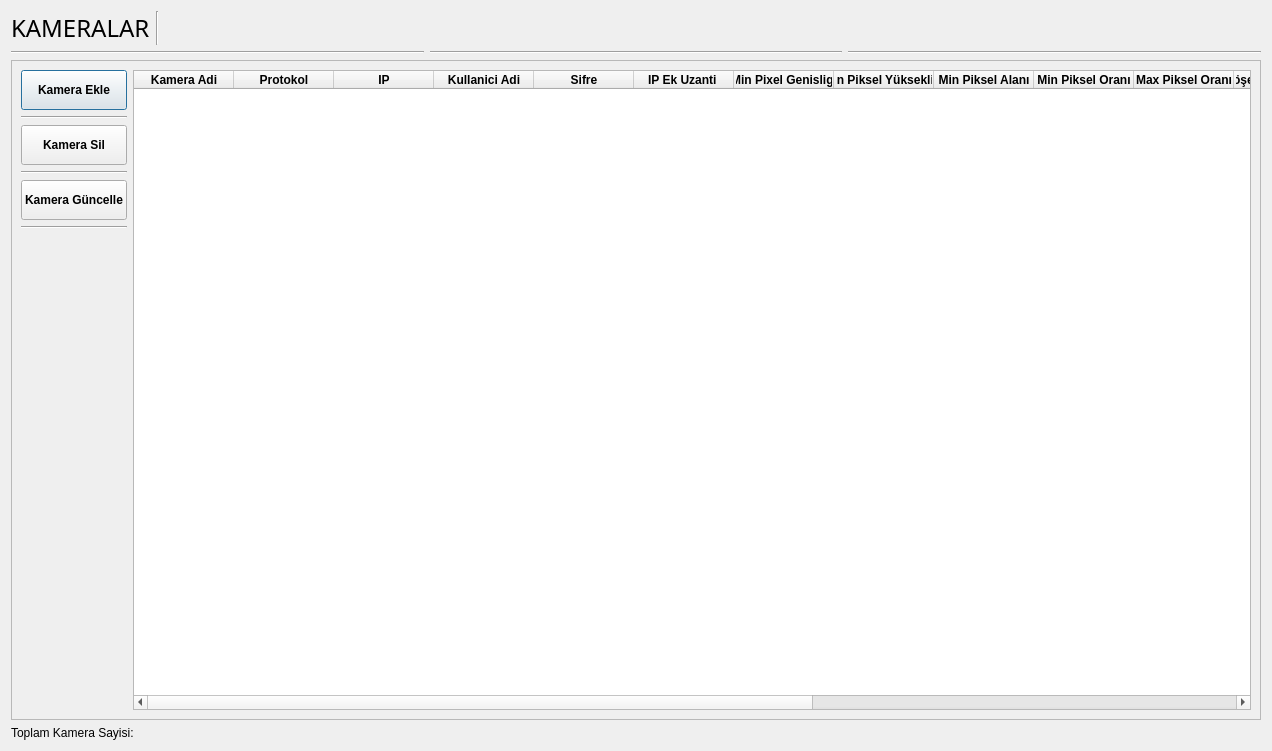
<?xml version="1.0" encoding="UTF-8"?>
<ui version="4.0">
 <class>Dialog</class>
 <widget class="QDialog" name="Dialog">
  <property name="geometry">
   <rect>
    <x>0</x>
    <y>0</y>
    <width>1272</width>
    <height>751</height>
   </rect>
  </property>
  <property name="minimumSize">
   <size>
    <width>1022</width>
    <height>649</height>
   </size>
  </property>
  <property name="maximumSize">
   <size>
    <width>1920</width>
    <height>1080</height>
   </size>
  </property>
  <property name="windowTitle">
   <string>Dialog</string>
  </property>
  <layout class="QGridLayout" name="gridLayout_2">
   <item row="2" column="0" colspan="3">
    <widget class="QScrollArea" name="scrollArea">
     <property name="widgetResizable">
      <bool>true</bool>
     </property>
     <widget class="QWidget" name="scrollAreaWidgetContents">
      <property name="geometry">
       <rect>
        <x>0</x>
        <y>0</y>
        <width>1252</width>
        <height>666</height>
       </rect>
      </property>
      <layout class="QGridLayout" name="gridLayout">
       <item row="0" column="1">
        <widget class="QTableWidget" name="tableWidget">
         <property name="minimumSize">
          <size>
           <width>603</width>
           <height>395</height>
          </size>
         </property>
         <property name="font">
          <font>
           <family>MS Shell Dlg 2</family>
           <weight>75</weight>
           <bold>true</bold>
          </font>
         </property>
         <column>
          <property name="text">
           <string>Kamera Adi</string>
          </property>
         </column>
         <column>
          <property name="text">
           <string>Protokol</string>
          </property>
         </column>
         <column>
          <property name="text">
           <string>IP</string>
          </property>
         </column>
         <column>
          <property name="text">
           <string>Kullanici Adi</string>
          </property>
         </column>
         <column>
          <property name="text">
           <string>Sifre</string>
          </property>
         </column>
         <column>
          <property name="text">
           <string>IP Ek Uzanti </string>
          </property>
         </column>
         <column>
          <property name="text">
           <string>Min Pixel Genisligi</string>
          </property>
         </column>
         <column>
          <property name="text">
           <string notr="true">Min Piksel Yüksekliği</string>
          </property>
         </column>
         <column>
          <property name="text">
           <string>Min Piksel Alanı</string>
          </property>
         </column>
         <column>
          <property name="text">
           <string>Min Piksel Oranı</string>
          </property>
         </column>
         <column>
          <property name="text">
           <string>Max Piksel Oranı</string>
          </property>
         </column>
         <column>
          <property name="text">
           <string>Min Köşegen Boyutu Çarpanı</string>
          </property>
         </column>
         <column>
          <property name="text">
           <string>Max Köşegen Boyutu Çarpanı</string>
          </property>
         </column>
         <column>
          <property name="text">
           <string>Alandaki Max Değişim</string>
          </property>
         </column>
         <column>
          <property name="text">
           <string>Genişlikteki Max Değişim</string>
          </property>
         </column>
         <column>
          <property name="text">
           <string>Yükseklikteki Max Değişim</string>
          </property>
         </column>
         <column>
          <property name="text">
           <string>Karakterler Arası Max Açı</string>
          </property>
         </column>
         <column>
          <property name="text">
           <string>Minimum Eşleşecek Karakter</string>
          </property>
         </column>
        </widget>
       </item>
       <item row="0" column="0">
        <layout class="QVBoxLayout" name="verticalLayout">
         <item>
          <layout class="QVBoxLayout" name="verticalLayout_2">
           <item>
            <widget class="QPushButton" name="buttonAddCamera">
             <property name="minimumSize">
              <size>
               <width>0</width>
               <height>40</height>
              </size>
             </property>
             <property name="maximumSize">
              <size>
               <width>200</width>
               <height>16777215</height>
              </size>
             </property>
             <property name="font">
              <font>
               <weight>75</weight>
               <italic>false</italic>
               <bold>true</bold>
              </font>
             </property>
             <property name="layoutDirection">
              <enum>Qt::LeftToRight</enum>
             </property>
             <property name="text">
              <string>Kamera Ekle</string>
             </property>
            </widget>
           </item>
           <item>
            <widget class="Line" name="line_4">
             <property name="orientation">
              <enum>Qt::Horizontal</enum>
             </property>
            </widget>
           </item>
           <item>
            <widget class="QPushButton" name="buttonDeleteCamera">
             <property name="minimumSize">
              <size>
               <width>0</width>
               <height>40</height>
              </size>
             </property>
             <property name="maximumSize">
              <size>
               <width>200</width>
               <height>16777215</height>
              </size>
             </property>
             <property name="font">
              <font>
               <weight>75</weight>
               <bold>true</bold>
              </font>
             </property>
             <property name="text">
              <string>Kamera Sil</string>
             </property>
            </widget>
           </item>
           <item>
            <widget class="Line" name="line_5">
             <property name="orientation">
              <enum>Qt::Horizontal</enum>
             </property>
            </widget>
           </item>
           <item>
            <widget class="QPushButton" name="buttonUpdateCamera">
             <property name="minimumSize">
              <size>
               <width>0</width>
               <height>40</height>
              </size>
             </property>
             <property name="maximumSize">
              <size>
               <width>200</width>
               <height>16777215</height>
              </size>
             </property>
             <property name="font">
              <font>
               <weight>75</weight>
               <bold>true</bold>
              </font>
             </property>
             <property name="text">
              <string>Kamera Güncelle</string>
             </property>
            </widget>
           </item>
           <item>
            <widget class="Line" name="line">
             <property name="orientation">
              <enum>Qt::Horizontal</enum>
             </property>
            </widget>
           </item>
           <item>
            <spacer name="verticalSpacer">
             <property name="orientation">
              <enum>Qt::Vertical</enum>
             </property>
             <property name="sizeHint" stdset="0">
              <size>
               <width>20</width>
               <height>40</height>
              </size>
             </property>
            </spacer>
           </item>
          </layout>
         </item>
        </layout>
       </item>
      </layout>
     </widget>
    </widget>
   </item>
   <item row="0" column="0" colspan="3">
    <layout class="QHBoxLayout" name="horizontalLayout_4">
     <item>
      <layout class="QHBoxLayout" name="horizontalLayout">
       <item>
        <widget class="QLabel" name="labelCameras">
         <property name="font">
          <font>
           <family>Cooper Black</family>
           <pointsize>18</pointsize>
           <weight>50</weight>
           <bold>false</bold>
          </font>
         </property>
         <property name="text">
          <string>KAMERALAR</string>
         </property>
        </widget>
       </item>
       <item>
        <layout class="QGridLayout" name="gridLayout_3">
         <item row="0" column="0">
          <widget class="Line" name="line_2">
           <property name="orientation">
            <enum>Qt::Vertical</enum>
           </property>
          </widget>
         </item>
         <item row="0" column="1">
          <spacer name="horizontalSpacer">
           <property name="orientation">
            <enum>Qt::Horizontal</enum>
           </property>
           <property name="sizeHint" stdset="0">
            <size>
             <width>80</width>
             <height>20</height>
            </size>
           </property>
          </spacer>
         </item>
        </layout>
       </item>
      </layout>
     </item>
    </layout>
   </item>
   <item row="3" column="0" colspan="2">
    <widget class="QLabel" name="labelCameraNumber">
     <property name="text">
      <string>Toplam Kamera Sayisi:</string>
     </property>
    </widget>
   </item>
   <item row="1" column="2">
    <widget class="Line" name="line_8">
     <property name="orientation">
      <enum>Qt::Horizontal</enum>
     </property>
    </widget>
   </item>
   <item row="1" column="1">
    <widget class="Line" name="line_7">
     <property name="orientation">
      <enum>Qt::Horizontal</enum>
     </property>
    </widget>
   </item>
   <item row="1" column="0">
    <widget class="Line" name="line_6">
     <property name="orientation">
      <enum>Qt::Horizontal</enum>
     </property>
    </widget>
   </item>
  </layout>
 </widget>
 <resources/>
 <connections/>
</ui>
